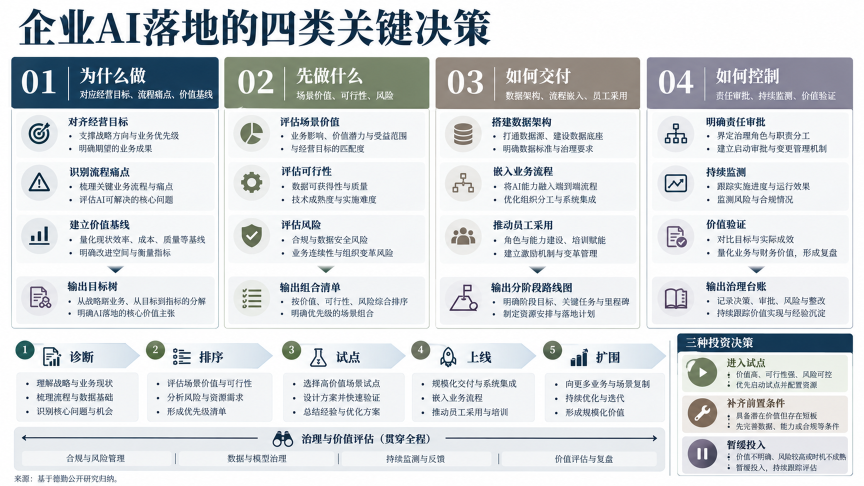
#> input picture docs/企业AI落地_复刻/003-企业AI落地.png, 1728 x 972 px, found by its file name (shown at 1/2 size)
$ python render_html.py
#> lines starting #> are read from the running program, lines starting #| are printed output that depends on the picture
#!/usr/bin/env python3
"""渲染 HTML 截图 + 与原图并排对比图"""
import asyncio, sys
from playwright.async_api import async_playwright
from PIL import Image

async def shot(html_path, out_png, width=1280, height=720, scale=1):
    async with async_playwright() as p:
        browser = await p.chromium.launch()
        page = await browser.new_page(viewport={'width': width, 'height': height},
                                      device_scale_factor=scale)
        await page.goto(f'file://{html_path}')
        await page.wait_for_timeout(600)
        el = await page.query_selector('#stage')
        await el.screenshot(path=out_png)
        await browser.close()

if __name__ == '__main__':
    html = '/home/z/my-project/download/企业AI落地_复刻.html'
    out = '/home/z/my-project/scripts/render_html.png'
    asyncio.run(shot(html, out))
#> (the call stopped at `async def shot(html_path, out_png, width=1280, height=720, scale=1): a..`: playwright is not available in this run)
    print('shot ->', out)

    # 并排对比：上=原图(缩放到1280x720)，下=复刻
    orig = Image.open('/home/z/my-project/upload/003-企业AI落地.png').convert('RGB').resize((1280, 720), Image.LANCZOS)
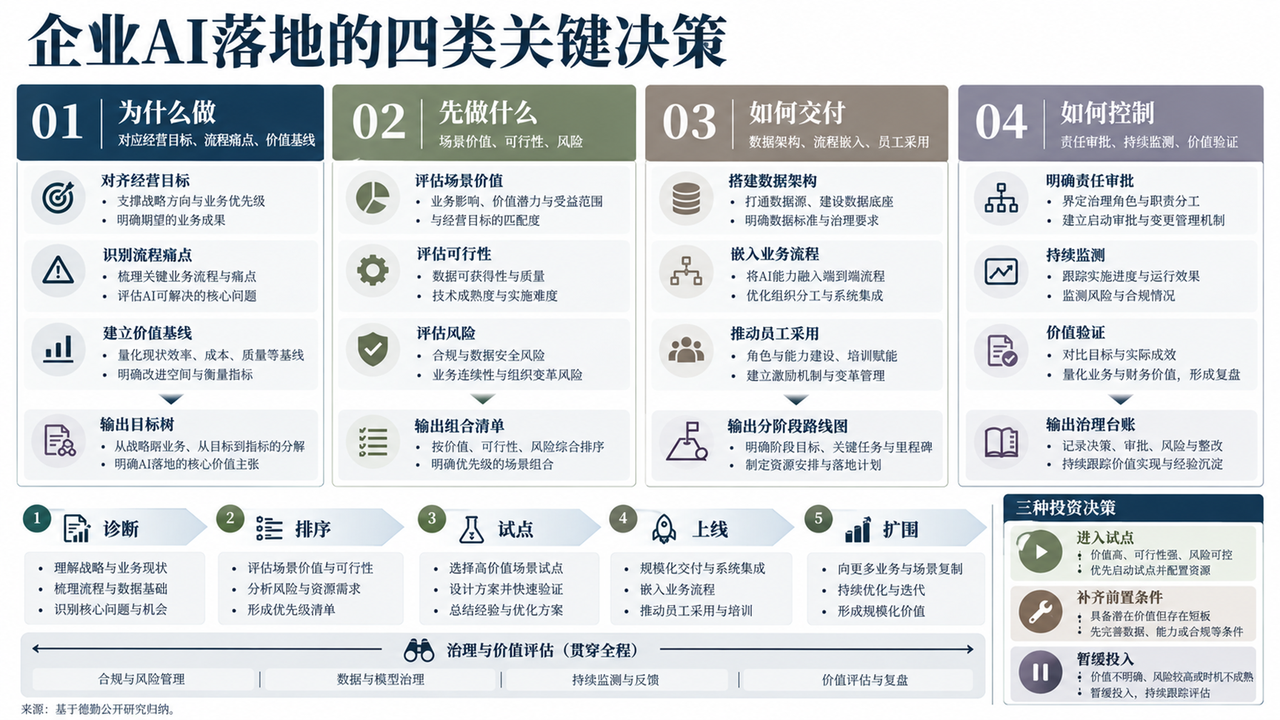
#> orig: PIL image 1280x720 RGB; mean R, G, B 215, 218.8, 221.6
#> (the run stopped early here; a loop or call above may not have finished)
